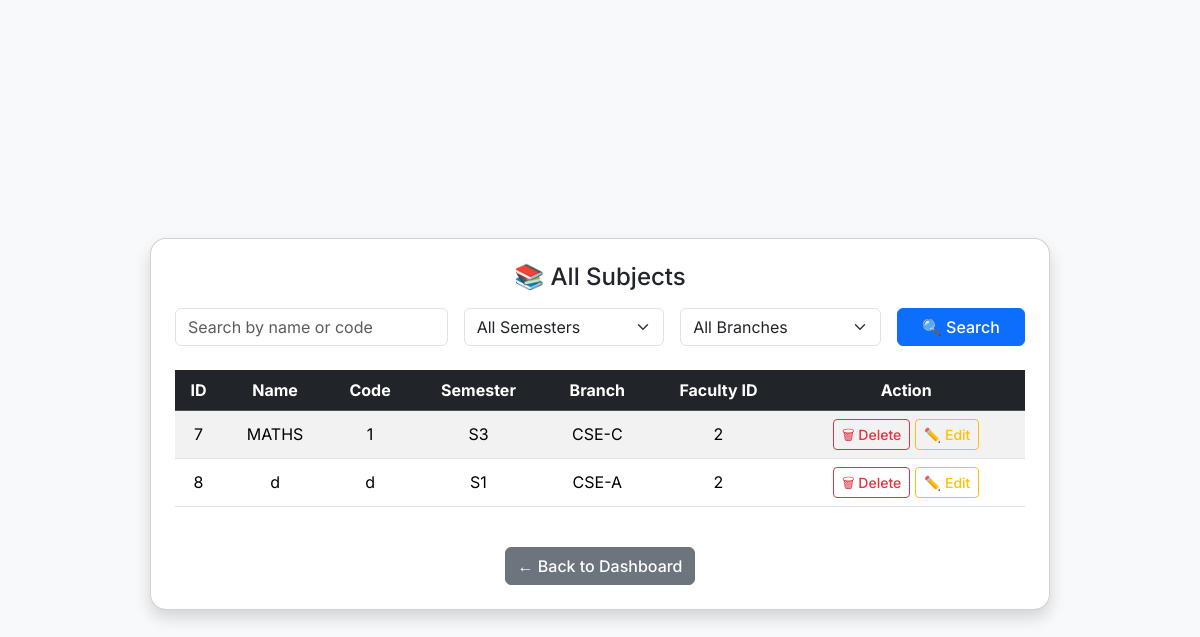
/admin/subjects (signed in), run on an earlier commit of the app's database.
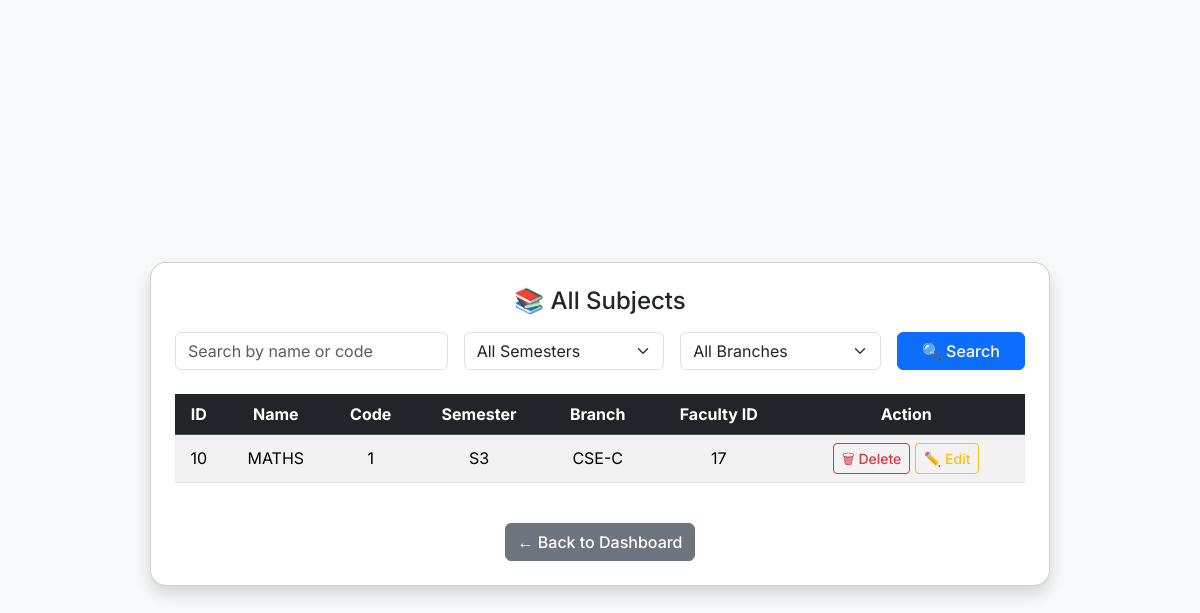
And on a later commit of the database.
### tables this page shows
CREATE TABLE subjects (
                id INTEGER PRIMARY KEY AUTOINCREMENT,
                name TEXT,
                code TEXT,
                semester TEXT,
                branch TEXT,
                faculty_id INTEGER
            );

### app.py (the view, shortened to what this page needs)
@app.route('/admin/subjects', methods=['GET', 'POST'])
def admin_subjects():
    if not is_admin():
        abort(403)
    filters = {'keyword': '', 'semester': '', 'branch': ''}
    query = "SELECT * FROM subjects WHERE 1=1"
    args = []
    db = get_db()
    subjects = db.execute(query, args).fetchall()
    return render_template('admin_subjects.html', subjects=subjects, filters=filters)

### app.py (called while the page is built)
def get_db():
    conn = sqlite3.connect('database.db', timeout=10, check_same_thread=False)
    conn.row_factory = sqlite3.Row
    return conn

@app.after_request
def add_cache_control(response):
    response.headers['Cache-Control'] = 'no-store'
    return response

def is_admin():
    return session.get('role') == 'admin'

### templates/admin_subjects.html (shortened to what this page needs)
{% extends 'base.html' %}
{% block content %}
<div class="container-fluid center-wrapper p-0 m-0">
  <div class="card shadow p-4 rounded-4 w-100" style="max-width: 900px;">
    <h4 class="text-center mb-3">📚 All Subjects</h4>
    <form method="POST" class="row g-3 mb-4">
      <div class="col-md-4">
        <input type="text" name="keyword" class="form-control" placeholder="Search by name or code" value="{{ filters.keyword or '' }}">
      </div>
      <div class="col-md-3">
        <select name="semester" class="form-select">
          <option value="">All Semesters</option>
        </select>
      </div>
      <div class="col-md-3">
        <select name="branch" class="form-select">
          <option value="">All Branches</option>
        </select>
      </div>
      <div class="col-md-2">
        <button class="btn btn-primary w-100" type="submit">🔍 Search</button>
      </div>
    </form>
    <div class="table-scroll-x">
      <table class="table table-striped align-middle text-center">
        <thead class="table-dark">
          <tr>
            <th>ID</th>
            <th>Name</th>
            <th>Code</th>
            <th>Semester</th>
            <th>Branch</th>
            <th>Faculty ID</th>
            <th>Action</th>
          </tr>
        </thead>
        <tbody>
          {% for s in subjects %}
          <tr>
            <td>{{ s.id }}</td>
            <td>{{ s.name }}</td>
            <td>{{ s.code }}</td>
            <td>{{ s.semester }}</td>
            <td>{{ s.branch }}</td>
            <td>{{ s.faculty_id or '-' }}</td>
            <td>
              <form action="{{ url_for('delete_subject_admin', subject_id=s.id) }}" method="POST" class="d-inline">
      <button type="submit" class="btn btn-sm btn-outline-danger" onclick="return confirm('Are you sure?')">🗑 Delete</button>
    </form>
    <a href="{{ url_for('edit_subject', subject_id=s.id) }}" class="btn btn-sm btn-outline-warning">✏️ Edit</a>
            </td>
          </tr>
          {% endfor %}
        </tbody>
      </table>
    </div>
    <div class="text-center mt-4">
      <a href="{{ url_for('admin_dashboard') }}" class="btn btn-secondary">← Back to Dashboard</a>
    </div>
  </div>
</div>
{% endblock %}

What changed in the data, as far as the page shows it:
removed subjects: id "7", name "MATHS", code "1", semester "S3", branch "CSE-C", faculty "2"
removed subjects: id "8", name "d", code "d", semester "S1", branch "CSE-A", faculty "2"
added subjects: id "10", name "MATHS", code "1", semester "S3", branch "CSE-C", faculty "17"
